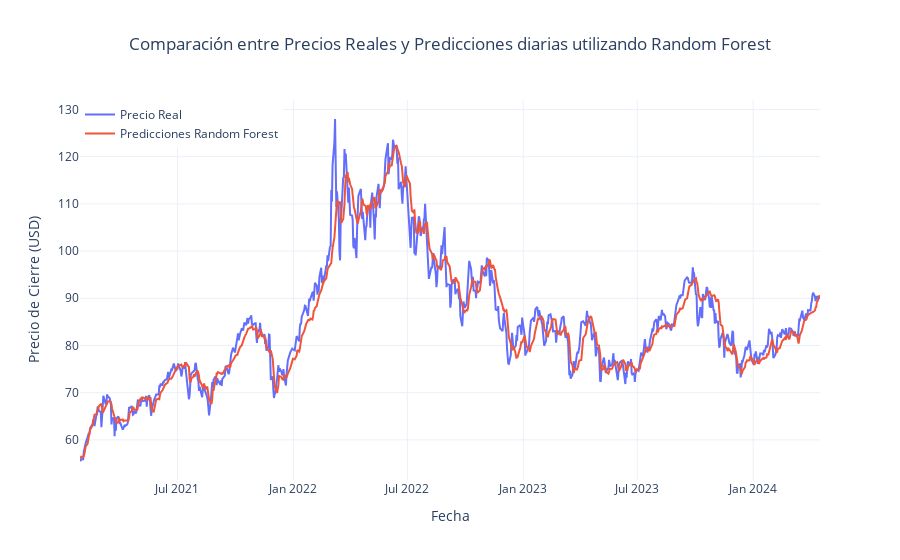

The notebook cell saved with this chart:
### Markdown cell above
### Predicciones Diarias

### Code cell
import pandas as pd
import numpy as np
from sklearn.model_selection import train_test_split
from sklearn.ensemble import RandomForestRegressor
from sklearn.metrics import mean_absolute_error, mean_squared_error, r2_score
from sklearn.preprocessing import MinMaxScaler
import plotly.graph_objects as go
import time  # Importar la librería time para medir el tiempo

# Cargar los datos
data_brent = pd.read_csv('brent_oil_prices.csv')
data_brent['Date'] = pd.to_datetime(data_brent['Date'], errors='coerce', utc=True)
data_brent.set_index('Date', inplace=True)

# Preparar los datos para Random Forest
scaler = MinMaxScaler(feature_range=(0, 1))
data_brent_scaled = scaler.fit_transform(data_brent[['Close']])

# Crear secuencias
def create_sequences(data, seq_length):
    xs, ys = [], []
    for i in range(seq_length, len(data)):
        xs.append(data[i-seq_length:i].flatten())
        ys.append(data[i][0])
    return np.array(xs), np.array(ys)

seq_length = 100
x, y = create_sequences(data_brent_scaled, seq_length)

# División de datos en entrenamiento y prueba
train_size = int(len(x) * 0.8)
x_train, x_test = x[:train_size], x[train_size:]
y_train, y_test = y[:train_size], y[train_size:]

# Instanciar el modelo Random Forest con los mejores parámetros encontrados
rf_model = RandomForestRegressor(bootstrap=True, max_depth=20, max_features='sqrt', 
                                 min_samples_leaf=4, min_samples_split=10, n_estimators=100, 
                                 random_state=42)

# Iniciar el contador de tiempo antes de entrenar el modelo
start_time = time.time()

# Entrenar el modelo
rf_model.fit(x_train, y_train)

# Detener el contador de tiempo después de entrenar el modelo y calcular la duración
end_time = time.time()
training_time = end_time - start_time

# Realizar predicciones con el conjunto de prueba
y_pred = rf_model.predict(x_test)

# Calcular las métricas
mae = mean_absolute_error(y_test, y_pred)
mse = mean_squared_error(y_test, y_pred)
rmse = np.sqrt(mse)
r2 = r2_score(y_test, y_pred)

print(f"MAE: {mae}")
print(f"MSE: {mse}")
print(f"RMSE: {rmse}")
print(f"R^2: {r2}")
print(f"Tiempo de entrenamiento: {training_time} segundos")  # Mostrar el tiempo de entrenamiento

# Desnormalizar las predicciones y los valores de prueba
y_pred_real = scaler.inverse_transform(y_pred.reshape(-1, 1))
y_test_real = scaler.inverse_transform(y_test.reshape(-1, 1))

# Crear un DataFrame para facilitar el trazado
df_result = pd.DataFrame({'real': y_test_real.flatten(), 'pred': y_pred_real.flatten()}, index=data_brent.index[-len(y_test_real):])

# Gráfico de comparación utilizando Plotly
fig = go.Figure()

# Añadir las series reales y predichas al gráfico
fig.add_trace(go.Scatter(x=df_result.index, y=df_result['real'], mode='lines', name='Precio Real'))
fig.add_trace(go.Scatter(x=df_result.index, y=df_result['pred'], mode='lines', name='Predicciones Random Forest'))

# Configurar el título y los ejes
fig.update_layout(
        title={
        'text': 'Comparación entre Precios Reales y Predicciones diarias utilizando Random Forest',
        'x': 0.5,  # Centrando el título
        'xanchor': 'center'
    },
    xaxis_title='Fecha',
    yaxis_title='Precio de Cierre (USD)',
    legend=dict(x=0, y=1),
    hovermode='x unified',
    template='plotly_white'
)

# Mostrar la gráfica
fig.show()

### Figure 1 — Plotly figure (JSON) as saved in the notebook; plotly's stock layout.template omitted (floating-point values rounded to 4 significant figures; data arrays with more than 128 entries replaced by an {"elided": "..."} marker saying what was removed)
{"data": [{"mode": "lines", "name": "Precio Real", "type": "scatter", "x": {"elided": "810 str values"}, "y": {"elided": "810 float values"}}, {"mode": "lines", "name": "Predicciones Random Forest", "type": "scatter", "x": {"elided": "810 str values"}, "y": {"elided": "810 float values"}}], "layout": {"hovermode": "x unified", "legend": {"x": 0, "y": 1}, "title": {"text": "Comparación entre Precios Reales y Predicciones diarias utilizando Random Forest", "x": 0.5, "xanchor": "center"}, "xaxis": {"title": {"text": "Fecha"}}, "yaxis": {"title": {"text": "Precio de Cierre (USD)"}}}}
